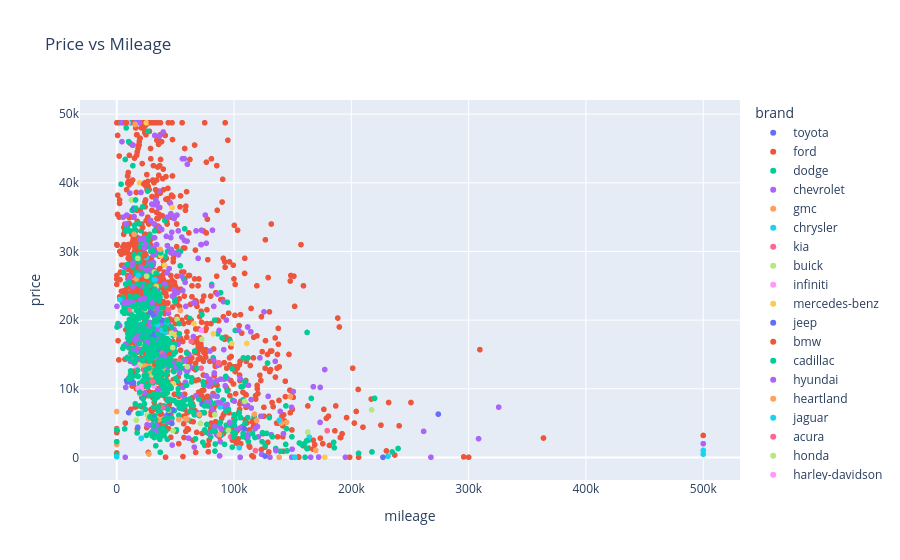

Notebook cell for this chart:
### Code cell
#Price vs Mileage 
fig = px.scatter( df,
                  x = 'mileage' , 
                  y = 'price' ,
                  color = 'brand' ,
                  title = 'Price vs Mileage')

fig.show()

### Figure 1 — Plotly figure (JSON) as saved in the notebook; plotly's stock layout.template omitted (floating-point values rounded to 4 significant figures; data arrays with more than 128 entries replaced by an {"elided": "..."} marker saying what was removed)
{"data": [{"hovertemplate": "brand=toyota<br>mileage=%{x}<br>price=%{y}<extra></extra>", "legendgroup": "toyota", "marker": {"color": "#636efa", "symbol": "circle"}, "mode": "markers", "name": "toyota", "showlegend": true, "type": "scattergl", "x": [274100.0], "xaxis": "x", "y": [6300], "yaxis": "y"}, {"hovertemplate": "brand=ford<br>mileage=%{x}<br>price=%{y}<extra></extra>", "legendgroup": "ford", "marker": {"color": "#EF553B", "symbol": "circle"}, "mode": "markers", "name": "ford", "showlegend": true, "type": "scattergl", "x": {"elided": "1217 float values"}, "xaxis": "x", "y": {"elided": "1217 int values"}, "yaxis": "y"}, {"hovertemplate": "brand=dodge<br>mileage=%{x}<br>price=%{y}<extra></extra>", "legendgroup": "dodge", "marker": {"color": "#00cc96", "symbol": "circle"}, "mode": "markers", "name": "dodge", "showlegend": true, "type": "scattergl", "x": {"elided": "430 float values"}, "xaxis": "x", "y": {"elided": "430 int values"}, "yaxis": "y"}, {"hovertemplate": "brand=chevrolet<br>mileage=%{x}<br>price=%{y}<extra></extra>", "legendgroup": "chevrolet", "marker": {"color": "#ab63fa", "symbol": "circle"}, "mode": "markers", "name": "chevrolet", "showlegend": true, "type": "scattergl", "x": {"elided": "286 float values"}, "xaxis": "x", "y": {"elided": "286 int values"}, "yaxis": "y"}, {"hovertemplate": "brand=gmc<br>mileage=%{x}<br>price=%{y}<extra></extra>", "legendgroup": "gmc", "marker": {"color": "#FFA15A", "symbol": "circle"}, "mode": "markers", "name": "gmc", "showlegend": true, "type": "scattergl", "x": [23520.0, 39650.0, 25750.0, 30110.0, 28040.0, 26360.0, 27960.0, 30050.0, 28970.0, 39890.0, 39160.0, 27840.0, 32500.0, 31010.0, 30640.0, 31990.0, 33460.0, 41960.0, 52900.0, 35820.0, 70440.0, 59810.0, 27200.0, 117400.0, 19490.0, 31390.0, 169600.0, 138400.0, 140300.0, 105000.0, 148000.0, 27440.0, 144800.0, 54330.0, 119200.0, 15780.0, 87450.0, 16670.0, 58370.0, 14860.0], "xaxis": "x", "y": [13350, 12920, 12710, 12520, 11900, 12710, 11900, 12710, 12520, 12710, 12920, 13490, 12710, 12780, 12520, 12520, 13200, 9190, 5520, 5520, 6270, 5600, 5630, 6300, 9270, 9190, 1025, 25, 5000, 5790, 8850, 500, 5100, 21400, 5380, 48500, 3330, 26000, 5630, 32500], "yaxis": "y"}, {"hovertemplate": "brand=chrysler<br>mileage=%{x}<br>price=%{y}<extra></extra>", "legendgroup": "chrysler", "marker": {"color": "#19d3f3", "symbol": "circle"}, "mode": "markers", "name": "chrysler", "showlegend": true, "type": "scattergl", "x": [138600.0, 42650.0, 2473.0, 38590.0, 25280.0, 34800.0, 33140.0, 41790.0, 88230.0, 18380.0, 32220.0, 31310.0, 20940.0, 231200.0, 151800.0, 164000.0, 104400.0, 114100.0], "xaxis": "x", "y": [5430, 19600, 23000, 18500, 29100, 19300, 19400, 18300, 7350, 26500, 25900, 19500, 6440, 175, 25, 2960, 1420, 3450], "yaxis": "y"}, {"hovertemplate": "brand=kia<br>mileage=%{x}<br>price=%{y}<extra></extra>", "legendgroup": "kia", "marker": {"color": "#FF6692", "symbol": "circle"}, "mode": "markers", "name": "kia", "showlegend": true, "type": "scattergl", "x": [46190.0, 38820.0, 11450.0, 97140.0, 23510.0, 86960.0, 71990.0, 39410.0, 53420.0, 37120.0, 37670.0, 43760.0], "xaxis": "x", "y": [5200, 7300, 21500, 3000, 12700, 13800, 13000, 3810, 14000, 13300, 15500, 21500], "yaxis": "y"}, {"hovertemplate": "brand=buick<br>mileage=%{x}<br>price=%{y}<extra></extra>", "legendgroup": "buick", "marker": {"color": "#B6E880", "symbol": "circle"}, "mode": "markers", "name": "buick", "showlegend": true, "type": "scattergl", "x": [20000.0, 31040.0, 32110.0, 46770.0, 25430.0, 51390.0, 60170.0, 19660.0, 12410.0, 23760.0, 14910.0, 17940.0], "xaxis": "x", "y": [16500, 12000, 27000, 18100, 26400, 20105, 13200, 13500, 37500, 21500, 21500, 29000], "yaxis": "y"}, {"hovertemplate": "brand=infiniti<br>mileage=%{x}<br>price=%{y}<extra></extra>", "legendgroup": "infiniti", "marker": {"color": "#FF97FF", "symbol": "circle"}, "mode": "markers", "name": "infiniti", "showlegend": true, "type": "scattergl", "x": [71970.0, 21280.0, 31710.0, 32610.0, 18230.0, 20680.0, 25930.0, 17240.0, 26790.0, 11050.0, 11400.0, 11390.0], "xaxis": "x", "y": [18500, 10330, 10400, 14810, 10050, 10120, 10330, 13080, 15050, 14750, 14750, 15010], "yaxis": "y"}, {"hovertemplate": "brand=mercedes-benz<br>mileage=%{x}<br>price=%{y}<extra></extra>", "legendgroup": "mercedes-benz", "marker": {"color": "#FECB52", "symbol": "circle"}, "mode": "markers", "name": "mercedes-benz", "showlegend": true, "type": "scattergl", "x": [110900.0, 97980.0, 19430.0, 48140.0, 33690.0, 37560.0, 40780.0, 25300.0, 49770.0, 82410.0], "xaxis": "x", "y": [16600, 16600, 40000, 10740, 24900, 29400, 28000, 48750, 17900, 18000], "yaxis": "y"}, {"hovertemplate": "brand=jeep<br>mileage=%{x}<br>price=%{y}<extra></extra>", "legendgroup": "jeep", "marker": {"color": "#636efa", "symbol": "circle"}, "mode": "markers", "name": "jeep", "showlegend": true, "type": "scattergl", "x": [30060.0, 31590.0, 38360.0, 31160.0, 28650.0, 35600.0, 34500.0, 32500.0, 29240.0, 10180.0, 17910.0, 13270.0, 14200.0, 43960.0, 47800.0, 12040.0, 108900.0, 227000.0, 72730.0, 126400.0, 30550.0, 8930.0, 46980.0, 8395.0, 12900.0, 22120.0, 11230.0, 12250.0, 11450.0, 10860.0], "xaxis": "x", "y": [16200, 16000, 20000, 20700, 21100, 15800, 15900, 17900, 18000, 6530, 4400, 10900, 10900, 6330, 6930, 11380, 4150, 25, 7770, 200, 5800, 11000, 4950, 11200, 11200, 8610, 11100, 10910, 11100, 11030], "yaxis": "y"}, {"hovertemplate": "brand=bmw<br>mileage=%{x}<br>price=%{y}<extra></extra>", "legendgroup": "bmw", "marker": {"color": "#EF553B", "symbol": "circle"}, "mode": "markers", "name": "bmw", "showlegend": true, "type": "scattergl", "x": [23760.0, 17630.0, 29360.0, 39920.0, 31730.0, 33110.0, 80390.0, 46060.0, 7509.0, 33540.0, 77980.0, 23180.0, 44730.0, 24290.0, 22120.0, 61430.0], "xaxis": "x", "y": [29400, 24500, 48750, 39000, 40000, 39000, 6200, 2925, 48750, 13500, 1825, 39800, 15000, 29700, 33500, 19700], "yaxis": "y"}, {"hovertemplate": "brand=cadillac<br>mileage=%{x}<br>price=%{y}<extra></extra>", "legendgroup": "cadillac", "marker": {"color": "#00cc96", "symbol": "circle"}, "mode": "markers", "name": "cadillac", "showlegend": true, "type": "scattergl", "x": [35600.0, 19010.0, 32420.0, 26560.0, 57930.0, 46470.0, 26670.0, 36120.0, 16010.0], "xaxis": "x", "y": [23605, 25201, 24500, 47500, 33300, 19002, 18402, 20400, 37500], "yaxis": "y"}, {"hovertemplate": "brand=hyundai<br>mileage=%{x}<br>price=%{y}<extra></extra>", "legendgroup": "hyundai", "marker": {"color": "#ab63fa", "symbol": "circle"}, "mode": "markers", "name": "hyundai", "showlegend": true, "type": "scattergl", "x": [56690.0, 35690.0, 43540.0, 30380.0, 123000.0, 35620.0, 31230.0, 33780.0, 88270.0, 30120.0, 27490.0, 34900.0, 25850.0, 142100.0, 111600.0], "xaxis": "x", "y": [8200, 9800, 5350, 3760, 5998, 3960, 4010, 4690, 8000, 4730, 4650, 3440, 4750, 3460, 3250], "yaxis": "y"}, {"hovertemplate": "brand=heartland<br>mileage=%{x}<br>price=%{y}<extra></extra>", "legendgroup": "heartland", "marker": {"color": "#FFA15A", "symbol": "circle"}, "mode": "markers", "name": "heartland", "showlegend": true, "type": "scattergl", "x": [1.0, 1.0, 1.0, 1.0], "xaxis": "x", "y": [4050, 1880, 6680, 2220], "yaxis": "y"}, {"hovertemplate": "brand=jaguar<br>mileage=%{x}<br>price=%{y}<extra></extra>", "legendgroup": "jaguar", "marker": {"color": "#19d3f3", "symbol": "circle"}, "mode": "markers", "name": "jaguar", "showlegend": true, "type": "scattergl", "x": [20850.0], "xaxis": "x", "y": [2800], "yaxis": "y"}, {"hovertemplate": "brand=acura<br>mileage=%{x}<br>price=%{y}<extra></extra>", "legendgroup": "acura", "marker": {"color": "#FF6692", "symbol": "circle"}, "mode": "markers", "name": "acura", "showlegend": true, "type": "scattergl", "x": [118200.0, 179400.0, 63500.0], "xaxis": "x", "y": [1000, 3900, 16900], "yaxis": "y"}, {"hovertemplate": "brand=honda<br>mileage=%{x}<br>price=%{y}<extra></extra>", "legendgroup": "honda", "marker": {"color": "#B6E880", "symbol": "circle"}, "mode": "markers", "name": "honda", "showlegend": true, "type": "scattergl", "x": [72530.0, 217300.0, 71400.0, 83620.0, 109000.0, 95130.0, 162800.0, 47970.0, 25960.0, 16700.0, 44130.0], "xaxis": "x", "y": [17200, 6940, 4950, 6240, 8160, 3960, 3700, 3900, 6160, 5420, 6900], "yaxis": "y"}, {"hovertemplate": "brand=harley-davidson<br>mileage=%{x}<br>price=%{y}<extra></extra>", "legendgroup": "harley-davidson", "marker": {"color": "#FF97FF", "symbol": "circle"}, "mode": "markers", "name": "harley-davidson", "showlegend": true, "type": "scattergl", "x": [9502.0], "xaxis": "x", "y": [48750], "yaxis": "y"}, {"hovertemplate": "brand=audi<br>mileage=%{x}<br>price=%{y}<extra></extra>", "legendgroup": "audi", "marker": {"color": "#FECB52", "symbol": "circle"}, "mode": "markers", "name": "audi", "showlegend": true, "type": "scattergl", "x": [177400.0, 65830.0, 47210.0], "xaxis": "x", "y": [25, 19500, 36400], "yaxis": "y"}, {"hovertemplate": "brand=lincoln<br>mileage=%{x}<br>price=%{y}<extra></extra>", "legendgroup": "lincoln", "marker": {"color": "#636efa", "symbol": "circle"}, "mode": "markers", "name": "lincoln", "showlegend": true, "type": "scattergl", "x": [14540.0], "xaxis": "x", "y": [36300], "yaxis": "y"}, {"hovertemplate": "brand=lexus<br>mileage=%{x}<br>price=%{y}<extra></extra>", "legendgroup": "lexus", "marker": {"color": "#EF553B", "symbol": "circle"}, "mode": "markers", "name": "lexus", "showlegend": true, "type": "scattergl", "x": [8186.0, 36600.0], "xaxis": "x", "y": [48750, 10840], "yaxis": "y"}, {"hovertemplate": "brand=nissan<br>mileage=%{x}<br>price=%{y}<extra></extra>", "legendgroup": "nissan", "marker": {"color": "#00cc96", "symbol": "circle"}, "mode": "markers", "name": "nissan", "showlegend": true, "type": "scattergl", "x": {"elided": "312 float values"}, "xaxis": "x", "y": {"elided": "312 int values"}, "yaxis": "y"}, {"hovertemplate": "brand=land<br>mileage=%{x}<br>price=%{y}<extra></extra>", "legendgroup": "land", "marker": {"color": "#ab63fa", "symbol": "circle"}, "mode": "markers", "name": "land", "showlegend": true, "type": "scattergl", "x": [20100.0, 32390.0, 23740.0, 30220.0], "xaxis": "x", "y": [23000, 46900, 23200, 22500], "yaxis": "y"}, {"hovertemplate": "brand=maserati<br>mileage=%{x}<br>price=%{y}<extra></extra>", "legendgroup": "maserati", "marker": {"color": "#FFA15A", "symbol": "circle"}, "mode": "markers", "name": "maserati", "showlegend": true, "type": "scattergl", "x": [37020.0], "xaxis": "x", "y": [30300], "yaxis": "y"}, {"hovertemplate": "brand=peterbilt<br>mileage=%{x}<br>price=%{y}<extra></extra>", "legendgroup": "peterbilt", "marker": {"color": "#19d3f3", "symbol": "circle"}, "mode": "markers", "name": "peterbilt", "showlegend": true, "type": "scattergl", "x": [500000.0, 0.0, 500000.0], "xaxis": "x", "y": [475, 100, 1025], "yaxis": "y"}, {"hovertemplate": "brand=ram<br>mileage=%{x}<br>price=%{y}<extra></extra>", "legendgroup": "ram", "marker": {"color": "#FF6692", "symbol": "circle"}, "mode": "markers", "name": "ram", "showlegend": true, "type": "scattergl", "x": [30420.0], "xaxis": "x", "y": [11050], "yaxis": "y"}, {"hovertemplate": "brand=mazda<br>mileage=%{x}<br>price=%{y}<extra></extra>", "legendgroup": "mazda", "marker": {"color": "#B6E880", "symbol": "circle"}, "mode": "markers", "name": "mazda", "showlegend": true, "type": "scattergl", "x": [47750.0], "xaxis": "x", "y": [16000], "yaxis": "y"}], "layout": {"legend": {"title": {"text": "brand"}, "tracegroupgap": 0}, "title": {"text": "Price vs Mileage"}, "xaxis": {"anchor": "y", "domain": [0, 1], "title": {"text": "mileage"}}, "yaxis": {"anchor": "x", "domain": [0, 1], "title": {"text": "price"}}}}
